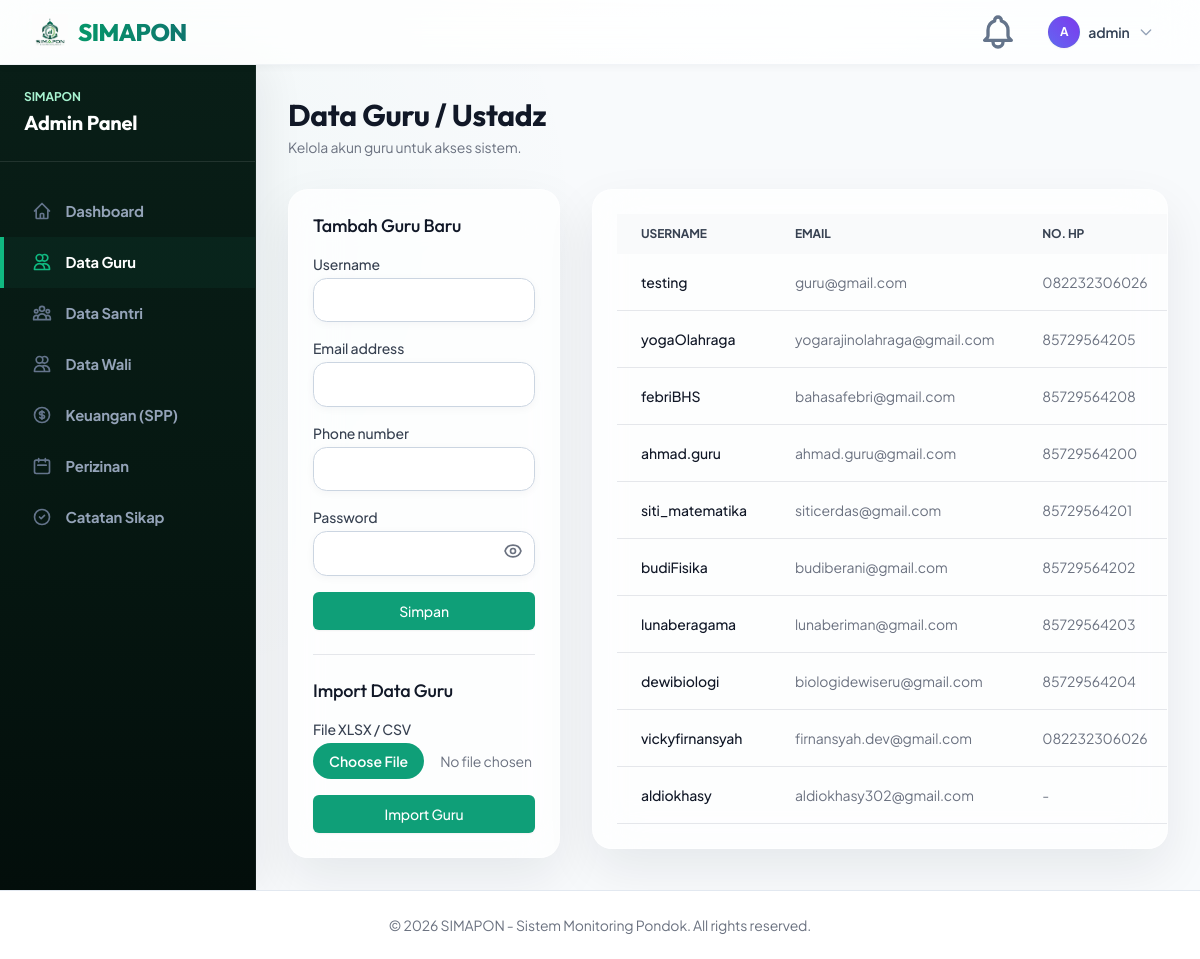
/dashboard/admin/guru/ (signed in), run on an earlier commit of the app's database.
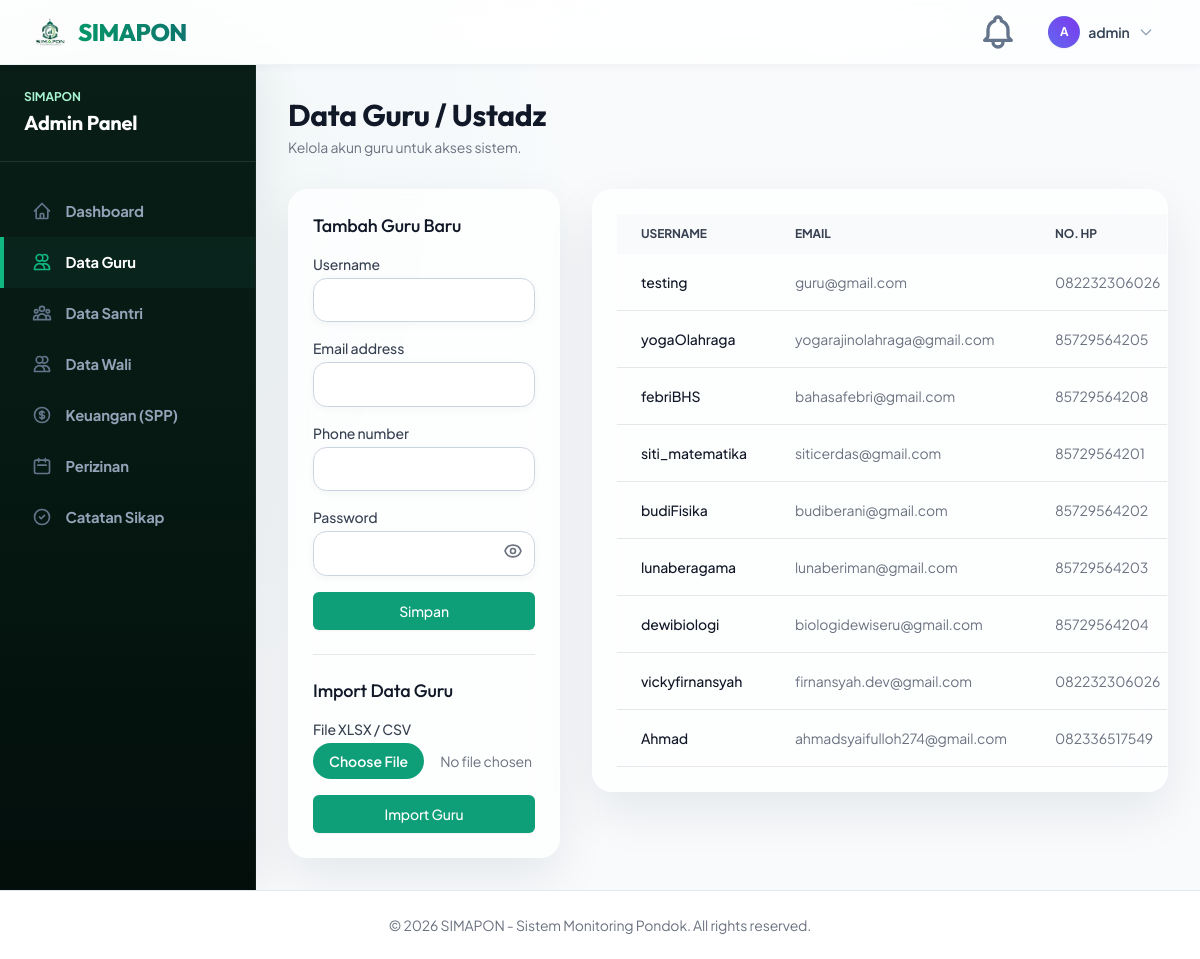
And on a later commit of the database.
### users/models.py (models this page shows, shortened)
class User(AbstractUser):
    is_admin = models.BooleanField(default=False)
    is_guru = models.BooleanField(default=False)
    is_parent = models.BooleanField(default=False)
    phone_number = models.CharField(max_length=15, blank=True, null=True)
    profile_picture = models.ImageField(upload_to=get_profile_upload_path, blank=True, null=True, verbose_name="Foto Profil")
    class Meta:
        db_table = 'simapon_user'

### users/views.py (the view, shortened to what this page needs)
# urls.py: path('dashboard/admin/guru/', views.admin_guru_list, name='admin_guru_list'),
@login_required
def admin_guru_list(request):
    if not (request.user.is_admin or request.user.is_staff):
        return redirect('dashboard')
    form = GuruRegistrationForm()
    import_form = ImportFileForm()
    gurus = User.objects.filter(is_guru=True)
    return render(request, 'dashboards/admin/guru.html', {'gurus': gurus, 'form': form, 'import_form': import_form})

### users/forms.py
class GuruRegistrationForm(forms.ModelForm):
    password = forms.CharField(widget=forms.PasswordInput, label="Password")
    class Meta:
        model = User
        fields = ['username', 'email', 'phone_number']
    def __init__(self, *args, **kwargs):
        super().__init__(*args, **kwargs)
        for field in self.fields.values():
            field.widget.attrs.setdefault('class', 'form-control')

class ImportFileForm(forms.Form):
    xlsx_file = forms.FileField(label="Upload Data (.xlsx/.csv)")
    def __init__(self, *args, **kwargs):
        super().__init__(*args, **kwargs)
        self.fields['xlsx_file'].widget.attrs.update({'class': 'form-control', 'accept': '.xlsx,.csv'})

### users/context_processors.py (called while the page is built)
def notifications_processor(request):
    if request.user.is_authenticated:
        latest_notifications = request.user.notifications.all()[:10]
        unread_count = request.user.notifications.filter(is_read=False).count()
        return {
            'latest_notifications': latest_notifications,
            'unread_notifications_count': unread_count,
        }
    return {}

### templates/dashboards/admin/guru.html (shortened to what the changed rows need)
{% extends 'dashboards/admin/base.html' %} {% block admin_content %}
<div class="mb-8 flex justify-between items-center">
  <div>
    <h2
      class="text-2xl font-bold leading-7 text-gray-900 sm:text-3xl sm:truncate"
    >
      Data Guru / Ustadz
    </h2>
  </div>
</div>
<div class="grid grid-cols-1 lg:grid-cols-3 gap-8">
  <div class="lg:col-span-1">
    <div class="bg-white shadow sm:rounded-lg">
      <div class="px-4 py-5 sm:p-6">
        <form method="POST" class="space-y-4">
          {% csrf_token %} {% for field in form %}
          {% if field.name != 'password' %}
          <div>
            <label
              for="{{ field.id_for_label }}"
              class="block text-sm font-medium text-gray-700"
              >{{ field.label }}</label
            >
            <input
              type="{{ field.field.widget.input_type }}"
              name="{{ field.name }}"
              id="{{ field.id_for_label }}"
              class="mt-1 block w-full border border-gray-300 rounded-md shadow-sm py-2 px-3 focus:outline-none focus:ring-primary focus:border-primary sm:text-sm"
              required
            />
          </div>
          {% endif %}
          {% endfor %}
        </form>
      </div>
    </div>
  </div>
  <div class="lg:col-span-2">
    <div class="bg-white shadow sm:rounded-lg overflow-hidden">
      <div class="p-6">
        <table class="datatable w-full text-left text-sm text-gray-500">
          <thead class="text-xs text-gray-700 uppercase bg-gray-50">
            <tr>
              <th class="px-6 py-3">Username</th>
              <th class="px-6 py-3">Email</th>
              <th class="px-6 py-3">No. HP</th>
            </tr>
          </thead>
          <tbody>
            {% for guru in gurus %}
            <tr class="border-b hover:bg-gray-50">
              <td class="px-6 py-4 font-medium text-gray-900">
                {{ guru.username }}
              </td>
              <td class="px-6 py-4">{{ guru.email }}</td>
              <td class="px-6 py-4">{{ guru.phone_number|default:"-" }}</td>
            </tr>
            {% endfor %}
          </tbody>
        </table>
      </div>
    </div>
  </div>
</div>
{% endblock %}

What changed in the data, as far as the page shows it:
removed User: username "ahmad.guru", email "ahmad.guru@gmail.com", phone_number "85729564200"
removed User: username "aldiokhasy", email "aldiokhasy302@gmail.com", phone_number "-"
added User: username "Ahmad", email "ahmadsyaifulloh274@gmail.com", phone_number "082336517549"
